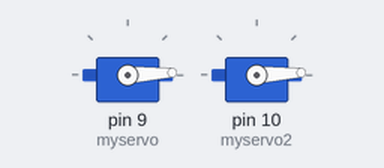
A sketch run on a simulated Arduino Uno, built with avr-gcc and run on an emulated ATmega328P. Parts: 2 × servo.

Above: at 0.05 s.
At 1.35 s:
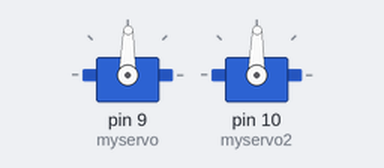
At 2.65 s:
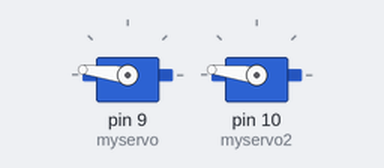
At 5.25 s:
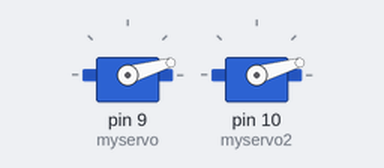
Timing chart, 0 to 7.1 s (numbered marks = the images above):
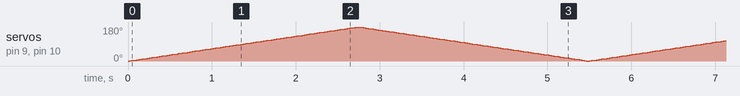

The sketch:

servo.ino
```cpp
#include <Servo.h>

Servo myservo;  // создадим объект сервопривода
Servo myservo2;  // создадим объект сервопривода

int pos = 0;    // начальная позиция

void setup() {
  myservo.attach(9);  // сервопривод на выводе 9
  myservo2.attach(10);  // сервопривод на выводе 10
}

void loop() {
  for (pos = 0; pos <= 180; pos += 1) { // от 0 до 180 градусов
    // шаг в один градус
    myservo.write(pos);              // просим повернуться на позицию значения переменной 'pos'
    myservo2.write(pos);              // просим повернуться на позицию значения переменной 'pos'
    delay(15);                       // ждём 15ms для достижения позиции
  }
  for (pos = 180; pos >= 0; pos -= 1) { // от 180 до 0 градусов
    myservo.write(pos);              // просим повернуться на позицию значения переменной 'pos'
    myservo2.write(pos);              // просим повернуться на позицию значения переменной 'pos'
    delay(15);                       // ждём 15ms для достижения позиции
  }
}
```
